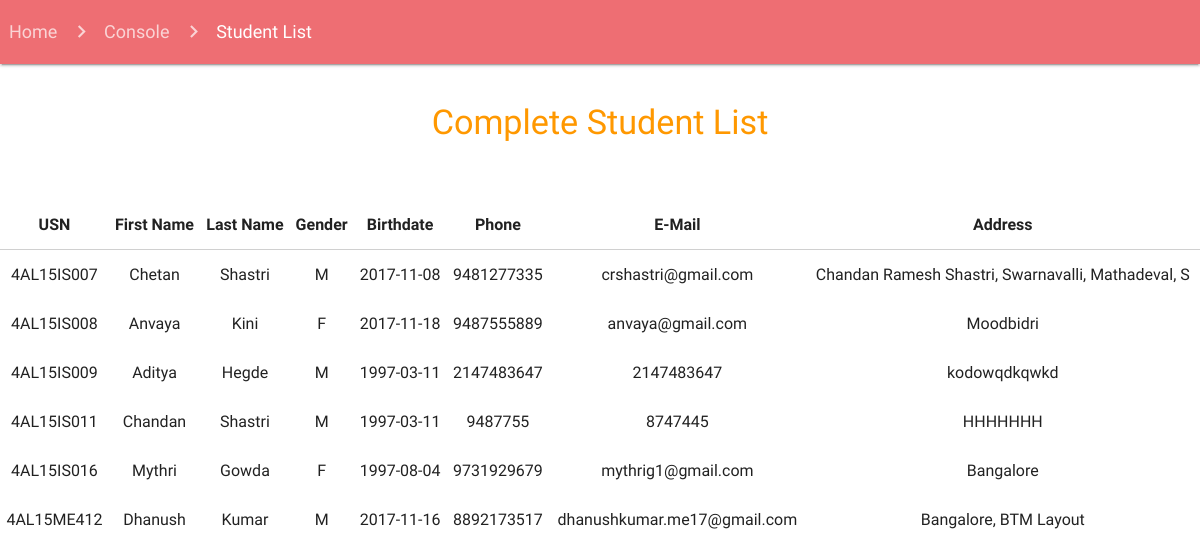
The app's page /Site/Blackboards/Out1.php, older data.
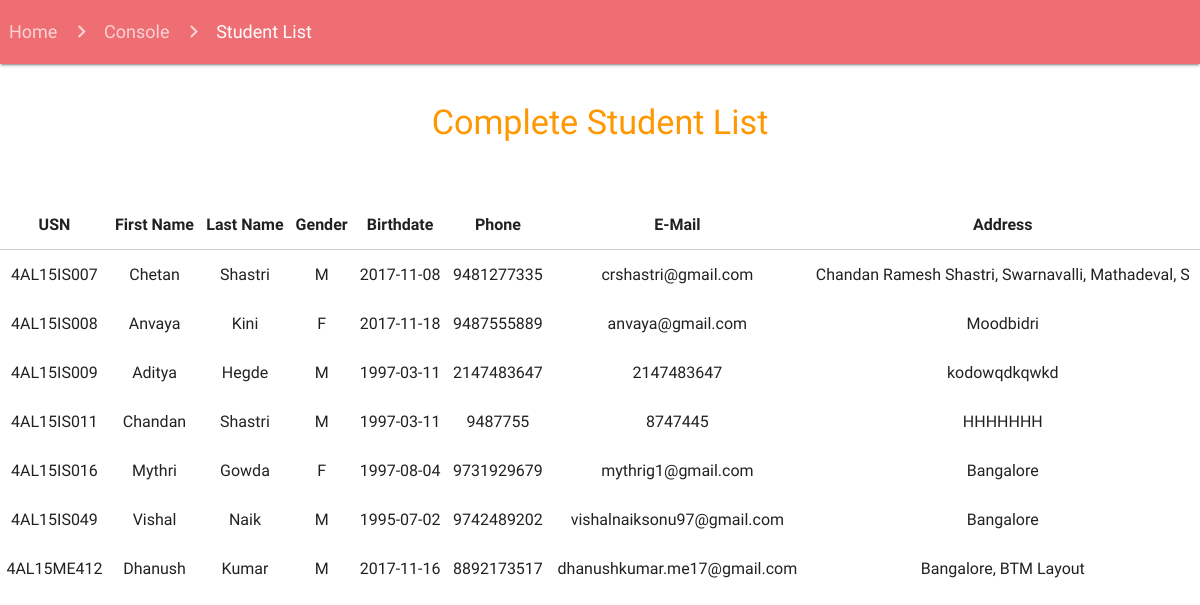
The same page, newer data.
### tables this page shows
CREATE TABLE `STUDENT_INFO` (
  `Usn` varchar(10) NOT NULL,
  `Fname` varchar(20) DEFAULT NULL,
  `Lname` varchar(20) DEFAULT NULL,
  `Gender` char(1) DEFAULT NULL,
  `Phone` varchar(10) DEFAULT NULL,
  `Email` varchar(30) DEFAULT NULL,
  `Birthdate` date NOT NULL,
  `Address` varchar(50) DEFAULT NULL
);

### Site/Blackboards/Out1.php (the view, shortened to what this page needs)
<html>
<body>
  <head>
    <link href="../css/materialize.css" type="text/css" rel="stylesheet" media="screen,projection"/>
    <link href="../css/style.css" type="text/css" rel="stylesheet" media="screen,projection"/>
  </head>
  <nav>
      <div class="nav-wrapper">
        <div class="col s12">
          <a href="../index.php" class="breadcrumb">&nbsp Home</a>
          <a href="../console.php" class="breadcrumb">Console</a>
          <a href="#!" class="breadcrumb">Student List</a>
        </div>
      </div>
    </nav>
<br>
<div class="container">
<center><h4 class="orange-text">Complete Student List</h4></center>
<br><br>
</div>
<?php
$con = mysqli_connect("localhost","chandanshastri","321654","COLLEGE");
$sql = "SELECT * from STUDENT_INFO";
$result = $con->query($sql);
if ($result->num_rows > 0) {
    echo "<table border=\"0\" class=\"centered\"><tbody><thead><tr>
    <th>USN</th>
    <th>First Name</th>
    <th>Last Name</th>
    <th>Gender</th>
    <th>Birthdate</th>
    <th>Phone</th>
    <th>E-Mail</th>
    <th>Address</th>
  </tr></thead>";
    while($row = $result->fetch_assoc()) {
        echo "<tr>"."<td>".$row["Usn"]."</td><td>" . $row["Fname"]. "</td><td>" . $row["Lname"]."</td><td>" . $row["Gender"]."</td><td>" . $row["Birthdate"]."</td><td>" . $row["Phone"]."</td><td>" . $row["Email"]."</td><td>".$row["Address"]."</td></tr>";
    }
    echo "</tbody></table>";
} else {
    echo "0 results";
}
?>
</body>
</html>

Row changes from the older to the newer data that the page shows:
added student_info: Usn "4AL15IS049", Fname "Vishal", Lname "Naik", Gender "M", Birthdate "1995-07-02", Phone "9742489202", Email "vishalnaiksonu97@gmail.com", Address "Bangalore"
